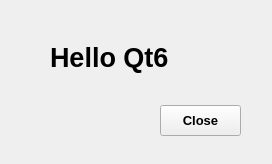
<?xml version="1.0" encoding="UTF-8"?>
<ui version="4.0">
 <class>Widget</class>
 <widget class="QWidget" name="Widget">
  <property name="geometry">
   <rect>
    <x>0</x>
    <y>0</y>
    <width>272</width>
    <height>164</height>
   </rect>
  </property>
  <property name="font">
   <font>
    <pointsize>10</pointsize>
    <bold>true</bold>
   </font>
  </property>
  <property name="windowTitle">
   <string>First Demo</string>
  </property>
  <widget class="QLabel" name="labDemo">
   <property name="geometry">
    <rect>
     <x>50</x>
     <y>40</y>
     <width>201</width>
     <height>35</height>
    </rect>
   </property>
   <property name="font">
    <font>
     <pointsize>20</pointsize>
     <bold>true</bold>
    </font>
   </property>
   <property name="text">
    <string>Hello Qt6</string>
   </property>
  </widget>
  <widget class="QPushButton" name="btnClose">
   <property name="geometry">
    <rect>
     <x>160</x>
     <y>105</y>
     <width>81</width>
     <height>31</height>
    </rect>
   </property>
   <property name="text">
    <string>Close</string>
   </property>
  </widget>
 </widget>
 <resources/>
 <connections>
  <connection>
   <sender>btnClose</sender>
   <signal>clicked()</signal>
   <receiver>Widget</receiver>
   <slot>close()</slot>
   <hints>
    <hint type="sourcelabel">
     <x>200</x>
     <y>120</y>
    </hint>
    <hint type="destinationlabel">
     <x>135</x>
     <y>81</y>
    </hint>
   </hints>
  </connection>
 </connections>
</ui>
